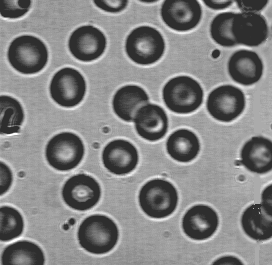
%> input picture 04_Morfologija_OsnovnaSegmentacija/primeri_Matlab_morfologija_osnovna_segmentacija_sa_resenjem/blood1.tif, 272 x 265 px
$ octave p03_morphology.m   (GNU Octave 9; MATLAB toolbox functions it lacks are replaced by stand-ins)
%> lines starting %> are read from the running program, lines starting %| are printed output that depends on the picture; in (x1, y1, x2, y2) boxes, pixels count from 0 and x2, y2 are one past the last pixel; in counts of white or black regions, pixels touching at a corner belong together; the program's own positions count from 1
% Example 14.5 and Figure 12-15 and 12-16 from the book J. Semmlow, B. Griffel, "Biosignal and Medical Image Processing", 2014.
% Demonstration of opening to eleminate small artifacts and
%   of closing to fill gaps
% Thes operation will be applied to the thresholed blood cell
%   images of Figure 12-3 (left image).
% Uses a circular or disk shaped structure 4 pixels in diameter
%
clear all; close all;
I = imread('blood1.tif');
%> I is the input picture: size 265x272 uint8; min 46, max 255, mean 129.8
I = im2double(I);
%> I: size 265x272 double
BW = ~im2bw(I,graythresh(I));    % Threshold and invert orignal image.
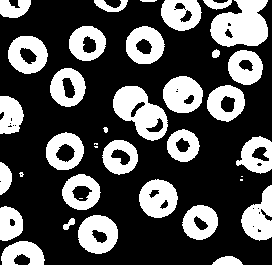
%> BW: size 265x272 logical; 31.8% white; 37 white regions (6 under 20 px), largest, box (x1, y1, x2, y2) and area: (210, 0, 268, 47) 1957, (113, 86, 168, 141) 1663, (78, 215, 118, 254) 1108
%
SE1 = strel('disk',4);           % Define structure: disk of radius 4 pixels
BW1= imerode(BW,SE1);            % Opening operation: erode image first,
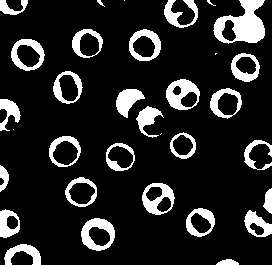
%> BW1: size 265x272 logical; 14.9% white; 33 white regions (5 under 20 px), largest, box (x1, y1, x2, y2) and area: (213, 0, 265, 44) 1287, (166, 79, 200, 110) 591, (81, 218, 115, 251) 587
BW2 = imdilate(BW1,SE1);         %  then dilate.
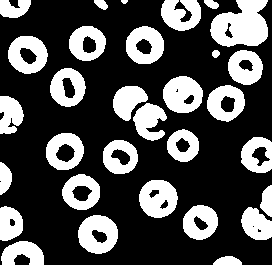
%> BW2: size 265x272 logical; 30.9% white; 31 white regions, largest, box (x1, y1, x2, y2) and area: (210, 0, 268, 47) 1951, (163, 76, 203, 113) 1105, (78, 215, 118, 254) 1103
%
subplot(2,2,1); imshow(~BW);
    title('Original Image','FontSize',12);
subplot(2,2,2); imshow(BW1);
    title('Eroded Inverted Image','FontSize',12);
subplot(2,2,3);  imshow(BW2);
    title('Opened Image','FontSize',12);
subplot(2,2,4); imshow(~BW2);
    title('Opened Image Noninverted','FontSize',12)
%
SE2 = strel('disk',4);           % Define closing structure: disk radius 4 pixels
BW3= imdilate(BW,SE2);           % Closing operation, dilate image first
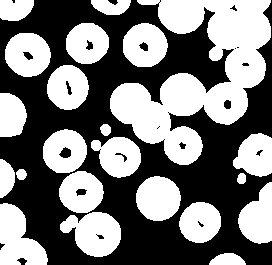
%> BW3: size 265x272 logical; 48.2% white; 22 white regions, largest, box (x1, y1, x2, y2) and area: (110, 0, 271, 165) 12254, (0, 203, 48, 265) 1907, (60, 212, 121, 257) 1842
BW4 = imerode(BW3,SE2);          %  then erode
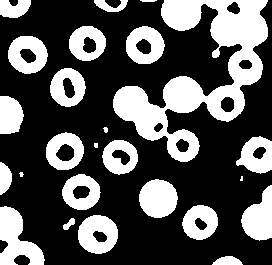
%> BW4: size 265x272 logical; 33.6% white; 25 white regions (3 under 20 px), largest, box (x1, y1, x2, y2) and area: (113, 0, 268, 162) 9083, (0, 206, 45, 265) 1480, (139, 179, 178, 218) 1178
%
figure;
subplot(2,2,1); imshow(~BW);      % Use opened image
    title('Original Inverted','FontSize',12);
subplot(2,2,2); imshow(BW3);
    title('Dilated Image Inverted','FontSize',12);
subplot(2,2,3);  imshow(BW4);
    title('Closed Image','FontSize',12);
subplot(2,2,4); imshow(~BW4);
   title('Closed Image Non-inverted','FontSize',12);
